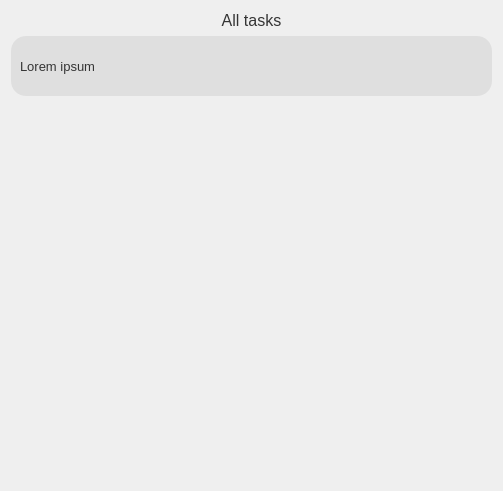
               <widget class="QWidget" name="scrollAreaWidgetContents">
                <property name="geometry">
                 <rect>
                  <x>0</x>
                  <y>0</y>
                  <width>503</width>
                  <height>491</height>
                 </rect>
                </property>
                <layout class="QVBoxLayout" name="verticalLayout_9">
                 <item>
                  <widget class="QLabel" name="label_3">
                   <property name="font">
                    <font>
                     <pointsize>12</pointsize>
                    </font>
                   </property>
                   <property name="styleSheet">
                    <string notr="true">color: #343434</string>
                   </property>
                   <property name="text">
                    <string>All tasks</string>
                   </property>
                   <property name="alignment">
                    <set>Qt::AlignCenter</set>
                   </property>
                  </widget>
                 </item>
                 <item>
                  <layout class="QVBoxLayout" name="verticalLayout_8" stretch="0,0">
                   <property name="spacing">
                    <number>5</number>
                   </property>
                   <item>
                    <widget class="QFrame" name="taskFrameTemplate">
                     <property name="minimumSize">
                      <size>
                       <width>480</width>
                       <height>60</height>
                      </size>
                     </property>
                     <property name="maximumSize">
                      <size>
                       <width>16777215</width>
                       <height>80</height>
                      </size>
                     </property>
                     <property name="styleSheet">
                      <string notr="true">QFrame{
background-color:#DFDFDF;
border: none;
border-radius: 15px;
color: #343434;

}

QFrame:hover{
	background-color: #cccccc;
}</string>
                     </property>
                     <property name="frameShape">
                      <enum>QFrame::StyledPanel</enum>
                     </property>
                     <property name="frameShadow">
                      <enum>QFrame::Raised</enum>
                     </property>
                     <layout class="QHBoxLayout" name="horizontalLayout_5">
                      <property name="spacing">
                       <number>20</number>
                      </property>
                      <item>
                       <widget class="QLabel" name="taskContentLabelTemplate">
                        <property name="sizePolicy">
                         <sizepolicy hsizetype="Expanding" vsizetype="Preferred">
                          <horstretch>0</horstretch>
                          <verstretch>0</verstretch>
                         </sizepolicy>
                        </property>
                        <property name="minimumSize">
                         <size>
                          <width>0</width>
                          <height>20</height>
                         </size>
                        </property>
                        <property name="maximumSize">
                         <size>
                          <width>400</width>
                          <height>60</height>
                         </size>
                        </property>
                        <property name="font">
                         <font>
                          <pointsize>10</pointsize>
                         </font>
                        </property>
                        <property name="styleSheet">
                         <string notr="true">border: none;
color: #343434;
background-color: none;
</string>
                        </property>
                        <property name="text">
                         <string>Lorem ipsum</string>
                        </property>
                        <property name="wordWrap">
                         <bool>true</bool>
                        </property>
                       </widget>
                      </item>
                      <item>
                       <widget class="QPushButton" name="trashButtonTaskTemplate">
                        <property name="sizePolicy">
                         <sizepolicy hsizetype="Fixed" vsizetype="Fixed">
                          <horstretch>0</horstretch>
                          <verstretch>0</verstretch>
                         </sizepolicy>
                        </property>
                        <property name="minimumSize">
                         <size>
                          <width>40</width>
                          <height>40</height>
                         </size>
                        </property>
                        <property name="maximumSize">
                         <size>
                          <width>50</width>
                          <height>50</height>
                         </size>
                        </property>
                        <property name="styleSheet">
                         <string notr="true">QPushButton{
border:none;
border-radius: 15px;
}

QPushButton:hover{
	background-color: #b3b3b3;
}</string>
                        </property>
                        <property name="text">
                         <string/>
                        </property>
                        <property name="icon">
                         <iconset>
                          <normaloff>resources/recycle-bin.png</normaloff>resources/recycle-bin.png</iconset>
                        </property>
                        <property name="iconSize">
                         <size>
                          <width>17</width>
                          <height>16</height>
                         </size>
                        </property>
                       </widget>
                      </item>
                     </layout>
                    </widget>
                   </item>
                   <item>
                    <spacer name="verticalSpacer_6">
                     <property name="orientation">
                      <enum>Qt::Vertical</enum>
                     </property>
                     <property name="sizeHint" stdset="0">
                      <size>
                       <width>20</width>
                       <height>40</height>
                      </size>
                     </property>
                    </spacer>
                   </item>
                  </layout>
                 </item>
                </layout>
               </widget>
